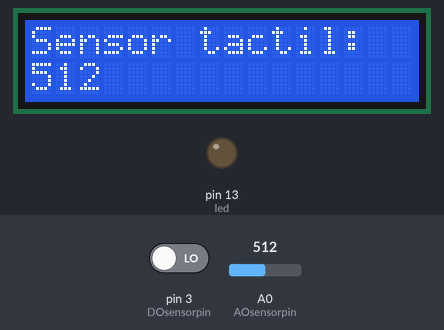
Recording of a sketch running on a simulated Arduino Uno, built with avr-gcc and run on an emulated ATmega328P. Parts: 16×2 character LCD, output pins drawn as LEDs (lit = HIGH). Inputs (shaded band) come from the test bench; at power-on: pin 3 (DOsensorpin) LOW, A0 (AOsensorpin) = 512. What the sketch prints to the serial monitor is not drawn.

Above: at 4.6 s.
4.7 s: pin 3 (DOsensorpin) driven HIGH
At 6.6 s:
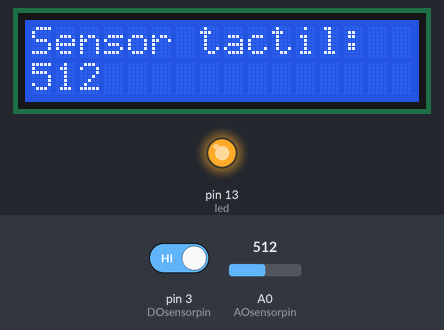
7.7 s: A0 (AOsensorpin) set to 716
At 8.8 s:
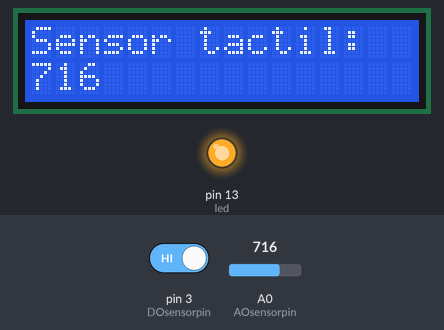
10.7 s: A0 (AOsensorpin) set to 900
At 13.2 s:
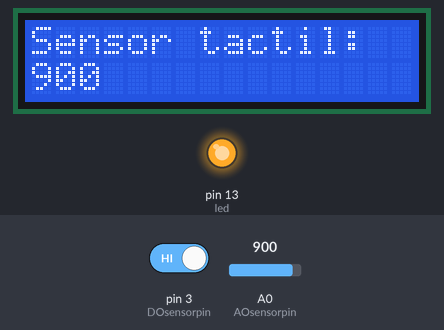
13.7 s: A0 (AOsensorpin) set to 1023
At 15.4 s:
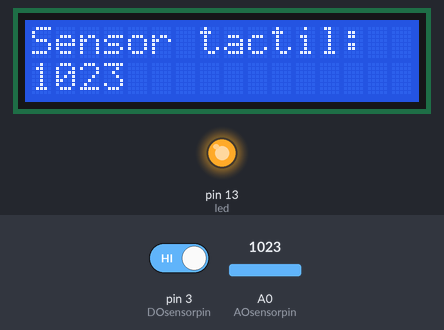
Timing chart, 0 to 16.9 s (numbered marks = the images above; inputs shaded):
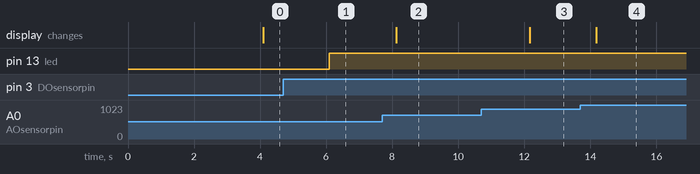

Measured:
- after the input at 4.7 s, pin 13 (led): LOW → HIGH after 1.4 s
- after the input at 7.7 s, the display: changes after 0.43 s (image 2)
- after the input at 10.7 s, the display: changes after 1.5 s (image 3)
- after the input at 13.7 s, the display: changes after 0.48 s (image 4)

The sketch:

ARD_26c.ino
```cpp
/*
 * CARTROTECH  (www.cartrotech.wordpress.com)
 *
 * Projecte nº: ARD026
 * Data: 19/01/2022
 * Descripcio: Lectura de sensor de contacte
 * i presentacio en LCD
 * Nota:
 *
 */

#include <Wire.h>
#include <LiquidCrystal_I2C.h>

LiquidCrystal_I2C lcd(0x27, 16, 2);  //Crea l'objecte lcd amb direcció 0x27, 16 caracters y 2 línees

int led=13;
int DOsensorpin=3;
int AOsensorpin=A0;
int DOsensorValor=0;
int AOsensorValor=0;

void setup()
{
  pinMode(led,OUTPUT);
  pinMode(DOsensorpin, INPUT);
  Wire.begin();
  lcd.begin();
  lcd.backlight();
  Intro();
  Serial.begin(9600);

}

void loop()
{
  delay(2000);
  DOsensorValor=digitalRead(DOsensorpin);
  if (DOsensorValor==HIGH)
  {
    digitalWrite(led,HIGH);
  }
  else
  {
    digitalWrite(led,LOW);
  }
  AOsensorValor=analogRead(AOsensorpin);
  lcd.setCursor(0,0);
  lcd.print("Sensor tactil:");
  lcd.setCursor(0,1);
  lcd.print(AOsensorValor);
  Serial.println(AOsensorValor);

}

void Intro()
{
  lcd.setCursor(0,0);
  lcd.print("CartroTECH");
  delay(2000);
}
```
